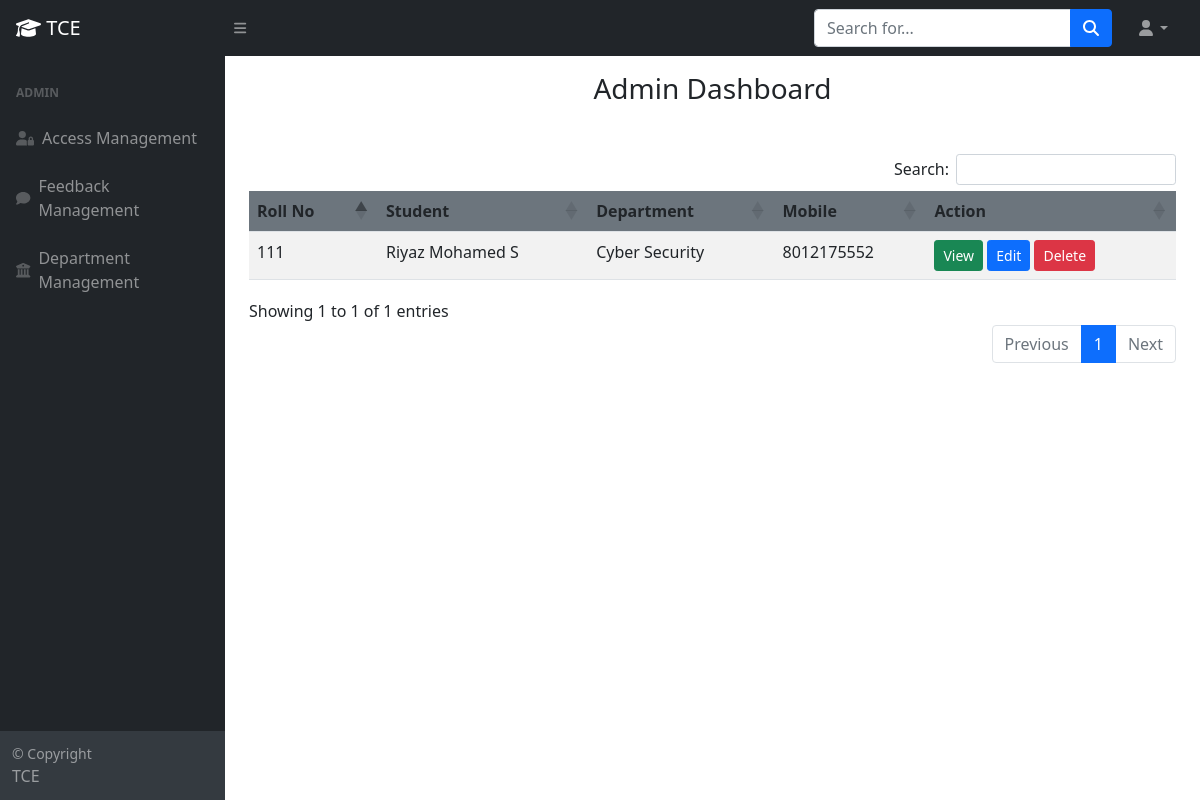
The app's page /admindashboard.php (signed in) with its own data.
### tables this page shows
CREATE TABLE `student_details` (
  `sdid` int(11) NOT NULL,
  `regid` int(11) NOT NULL,
  `firstname` varchar(20) NOT NULL,
  `lastname` varchar(20) NOT NULL,
  `rollno` varchar(15) NOT NULL,
  `department` varchar(20) NOT NULL,
  `address` varchar(50) NOT NULL,
  `country` varchar(20) NOT NULL,
  `state` varchar(20) NOT NULL,
  `city` varchar(20) NOT NULL,
  `zip` int(10) NOT NULL,
  `mobile` bigint(10) NOT NULL,
  `gender` varchar(10) NOT NULL
);

### admindashboard.php (the view, shortened to what this page needs)
<!DOCTYPE html>
<html lang="en">
<head>
    <link href="https://cdn.jsdelivr.net/npm/bootstrap@5.2.1/dist/css/bootstrap.min.css" rel="stylesheet">
    <link rel="stylesheet" href="https://cdnjs.cloudflare.com/ajax/libs/twitter-bootstrap/5.2.0/css/bootstrap.min.css">
    <link rel="stylesheet" href="https://cdn.datatables.net/1.12.1/css/dataTables.bootstrap5.min.css">
    <link rel="stylesheet" href="https://cdn.datatables.net/buttons/2.2.3/css/buttons.bootstrap5.min.css">
    <link href="css/styles.css" rel="stylesheet" />
</head>
<nav class="sb-topnav navbar navbar-expand navbar-dark bg-dark">
    <a class="navbar-brand ps-3" href="admindashboard.php"> <i class="fas fa-graduation-cap"></i> TCE</a>
    <button class="btn btn-link btn-sm order-1 order-lg-0 me-4 me-lg-0" id="sidebarToggle" href="#!"><i class="fas fa-bars"></i></button>
    <form class="d-none d-md-inline-block form-inline ms-auto me-0 me-md-3 my-2 my-md-0">
        <div class="input-group">
            <input class="form-control" type="text" placeholder="Search for..." aria-label="Search for..." aria-describedby="btnNavbarSearch" />
            <button class="btn btn-primary" id="btnNavbarSearch" type="button"><i class="fas fa-search"></i></button>
        </div>
    </form>
    <ul class="navbar-nav ms-auto ms-md-0 me-3 me-lg-4">
        <li class="nav-item dropdown">
            <a class="nav-link dropdown-toggle" id="navbarDropdown" href="#" role="button" data-bs-toggle="dropdown" aria-expanded="false"><i class="fas fa-user fa-fw"></i></a>
        </li>
    </ul>
</nav>
<div id="layoutSidenav">
    <div id="layoutSidenav_nav">
        <nav class="sb-sidenav accordion sb-sidenav-dark" id="sidenavAccordion">
            <div class="sb-sidenav-menu">
                <div class="nav">
                    <div class="sb-sidenav-menu-heading">Admin</div>
                    <a class="nav-link" href="adminuserblock.php">
                        <div class="sb-nav-link-icon"><i class="fas fa-user-lock"></i></div>
                        Access Management
                    </a>
                    <a class="nav-link" href="adminfeedback.php">
                        <div class="sb-nav-link-icon"><i class="fas fa-comment"></i></div>
                        Feedback Management
                    </a>
                    <a class="nav-link" href="admindepartment.php">
                        <div class="sb-nav-link-icon"><i class="fas fa-building-columns"></i></div>
                        Department Management
                    </a>
                </div>
            </div>
            <div class="sb-sidenav-footer">
                <div class="small">&copy; Copyright</div>
                TCE
            </div>
        </nav>
    </div>
    <div id="layoutSidenav_content">
        <main>
            <body>
                <?php
                include("db_connection.php");
                try {
                    $con = new PDO($str, $user, $pass);
                    $con->setAttribute(PDO::ATTR_DEFAULT_FETCH_MODE, PDO::FETCH_OBJ);
                    $sql = "SELECT student_details.regid, student_details.firstname, student_details.lastname, student_details.rollno, student_details.department, student_details.mobile FROM student_details";
                    $res = $con->query($sql);
                ?>
                    <h3 class="text-center mt-3">Admin Dashboard</h3>
                    <div class="container mt-5" id="pdf">
                        <table id="example" class="table table-striped" style="width:100%">
                            <thead>
                                <tr class="bg-secondary">
                                    <th>Roll No</th>
                                    <th>Student</th>
                                    <th>Department</th>
                                    <th>Mobile</th>
                                    <th>Action</th>
                                </tr>
                            </thead>
                            <tbody>
                                <?php
                                while ($row = $res->fetch()) {
                                    echo '
                <tr>
                    <td>' . $row->rollno . '</td>
                    <td>' . $row->firstname . " " . $row->lastname . '</td>
                    <td>' . $row->department . '</td>
                    <td>' . $row->mobile . '</td>
                    <td><a
                            href="adminshow.php?id=' . $row->regid . '"><button
                                type="button" class="btn btn-success btn-sm" value="">View</button></a>
                        <a
                            href="adminupdate.php?id=' . $row->regid . '"><button
                                type="button" class="btn btn-primary btn-sm" value="">Edit</button></a>
                        <a
                            href="admindelete.php?id=' . $row->regid . '"><button
                                type="button" class="btn btn-danger btn-sm" value="">Delete</button></a>
                    </td>
                </tr>';
                                }
                                ?>
                            </tbody>
                        </table>
                    </div>
                    <br>
                <?php
                } catch (Exception $e) {
                    echo "Error: " . $e->getMessage();
                }
                ?>
            </body>
        </main>
    </div>
</div>
</html>

### records on screen
student_details: rollno "111", firstname "Riyaz", lastname "Mohamed S", department "Cyber Security", mobile "8012175552"
